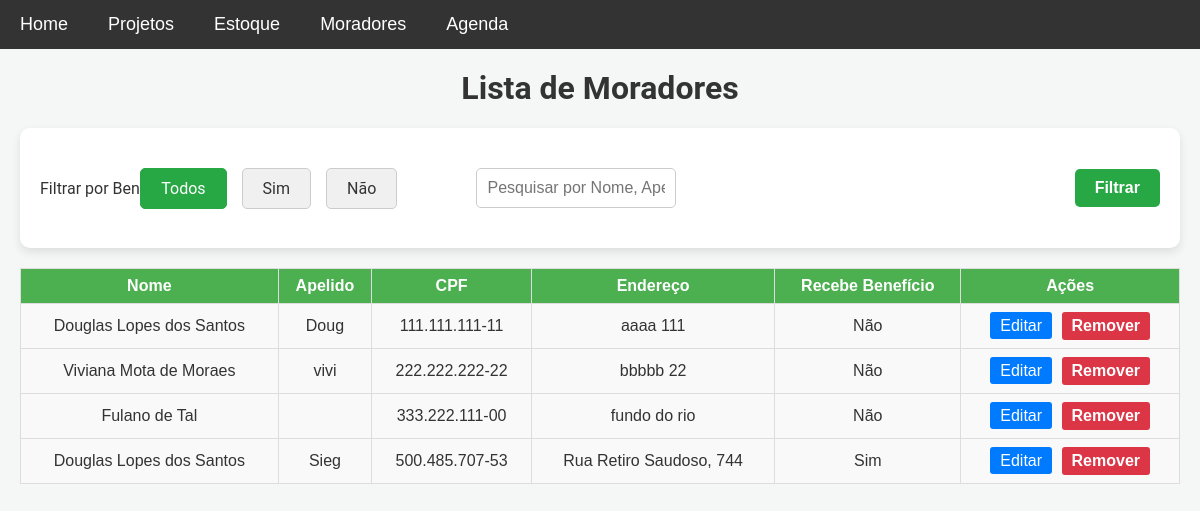
Before: /listar_moradores with the older database file.
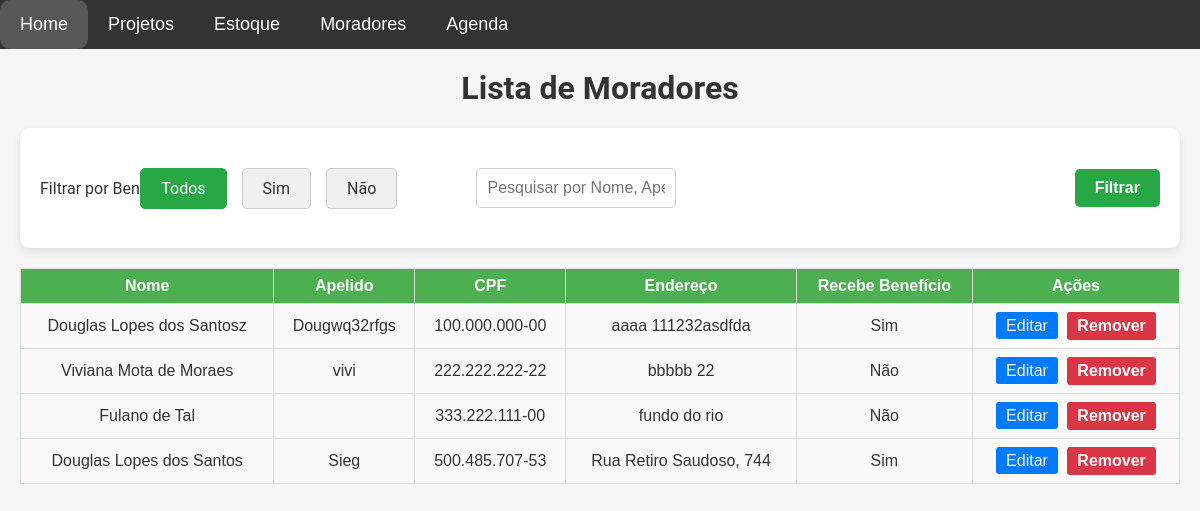
After: the same page with the newer database file.
### models.py (models this page shows)
class Morador(db.Model):
    id = db.Column(db.Integer, primary_key=True)
    nome = db.Column(db.String(100), nullable=False)
    cpf = db.Column(db.String(14), nullable=False, unique=True)  # CPF com formato XXX.XXX.XXX-XX
    apelido = db.Column(db.String(50), nullable=True)
    endereco = db.Column(db.String(200), nullable=False)
    beneficio = db.Column(db.Boolean, default=False)  # True para 'Sim', False para 'Não'

### app.py (the view)
@app.route('/listar_moradores', methods=['GET'])
def listar_moradores():
    beneficio_filtro = request.args.get('beneficio')
    busca = request.args.get('busca', '').strip()
    query = Morador.query
    if beneficio_filtro == 'sim':
        query = query.filter_by(beneficio=True)
    elif beneficio_filtro == 'nao':
        query = query.filter_by(beneficio=False)
    if busca:
        query = query.filter(
            Morador.nome.ilike(f'%{busca}%') |
            Morador.apelido.ilike(f'%{busca}%') |
            Morador.cpf.ilike(f'%{busca}%')
        )
    moradores = query.all()
    return render_template('listar_moradores.html', moradores=moradores)

### templates/listar_moradores.html (shortened to what this page needs)
{% extends 'base.html' %}
{% block content %}
<h1>Lista de Moradores</h1>
<form method="GET" id="formmoradores">
    <label>Filtrar por Benefício:</label>
    <div class="filter-buttons">
        <label for="todos" class="btn-filter">Todos</label>
        <label for="sim" class="btn-filter">Sim</label>
        <label for="nao" class="btn-filter">Não</label>
    </div>
    <div class="search-bar_moradores" id="nome_moradores">
        <input type="text" name="busca" placeholder="Pesquisar por Nome, Apelido ou CPF"
            value="{{ request.args.get('busca', '') }}">
    </div>
    <button type="submit" class="filter-button">Filtrar</button>
</form>
<table class="moradores-table">
    <thead>
        <tr>
            <th>Nome</th>
            <th>Apelido</th>
            <th>CPF</th>
            <th>Endereço</th>
            <th>Recebe Benefício</th>
            <th>Ações</th>
        </tr>
    </thead>
    <tbody>
        {% for morador in moradores %}
        <tr>
            <td>{{ morador.nome }}</td>
            <td>{{ morador.apelido or '' }}</td>
            <td>{{ morador.cpf }}</td>
            <td>{{ morador.endereco }}</td>
            <td>{{ 'Sim' if morador.beneficio else 'Não' }}</td>
            <td>
                <a href="{{ url_for('editar_morador', morador_id=morador.id) }}" class="btn-editar">Editar</a>
                <button class="btn-remover" data-morador-nome="{{ morador.nome }}"
                    data-morador-apelido="{{ morador.apelido }}"
                    data-url="{{ url_for('remover_morador', morador_id=morador.id) }}">Remover</button>
            </td>
        </tr>
        {% endfor %}
    </tbody>
</table>
{% endblock %}

Changed rows visible on the page:
changed Morador: nome "Douglas Lopes dos Santos" → "Douglas Lopes dos Santosz"; apelido "Doug" → "Dougwq32rfgs"; cpf "111.111.111-11" → "100.000.000-00"; endereco "aaaa 111" → "aaaa 111232asdfda"; beneficio "Não" → "Sim"
